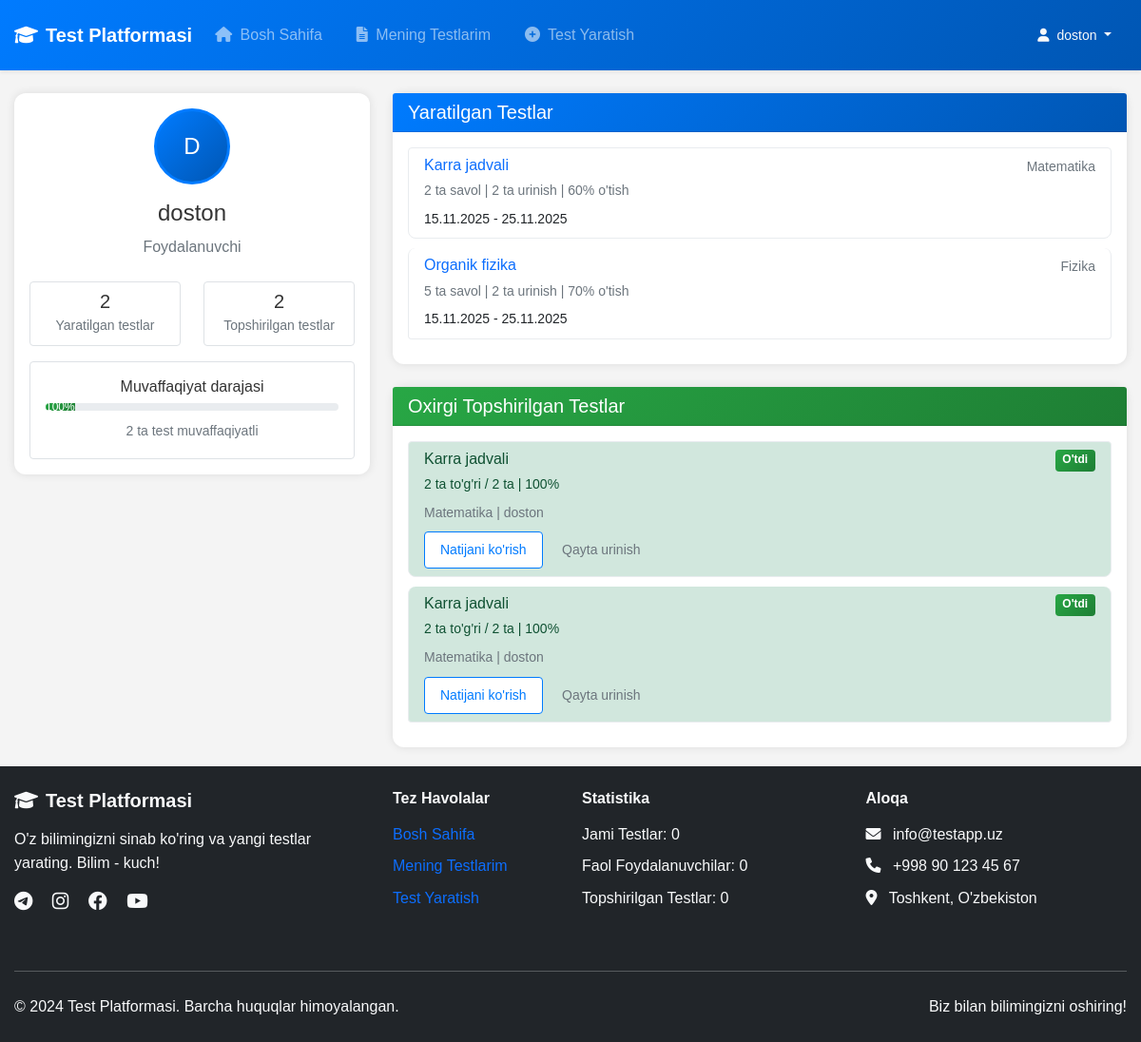
The app's page /profile/doston/ (signed in) with its own data.
### main/models.py (models this page shows, shortened)
class Test(models.Model):
    author = models.ForeignKey(User, on_delete=models.CASCADE)
    category = models.ForeignKey(Category, on_delete=models.CASCADE)
    title = models.CharField(max_length=200)
    maximum_attempts = models.PositiveBigIntegerField()
    start_date = models.DateTimeField(default=timezone.now)
    end_date = models.DateTimeField(default=timezone.now() + datetime.timedelta(days=10))
    pass_percentage = models.PositiveBigIntegerField()

class Category(models.Model):
    name = models.CharField(max_length=100)

class CheckTest(models.Model):
    student = models.ForeignKey(User, on_delete=models.CASCADE)
    test = models.ForeignKey(Test, on_delete=models.CASCADE)
    finded_questions = models.PositiveBigIntegerField(default=0)
    user_passed = models.BooleanField(default=False)
    percentage = models.PositiveBigIntegerField(default=0)

### main/views.py (the view)
# urls.py: path('profile/<str:username>/', views.profile, name='profile'),
@login_required(login_url='login')
def profile(request, username):
    user = get_object_or_404(User, username=username)
    user_tests = Test.objects.filter(author=user)
    user_checktests = CheckTest.objects.filter(student=user)
    total_tests_created = user_tests.count()
    total_tests_taken = user_checktests.count()
    passed_tests = user_checktests.filter(user_passed=True).count()
    context = {
        'profile_user': user,
        'user_tests': user_tests,
        'user_checktests': user_checktests.order_by('-id')[:10],
        'total_tests_created': total_tests_created,
        'total_tests_taken': total_tests_taken,
        'passed_tests': passed_tests,
        'success_rate': (passed_tests * 100 // total_tests_taken) if total_tests_taken > 0 else 0,
    }
    return render(request, 'profile.html', context)

### templates/profile.html (shortened to what this page needs)
{% extends "base.html" %}
{% block content %}
<div class="container mt-4">
    <div class="row">
        <div class="col-md-4">
            <div class="card">
                <div class="card-body text-center">
                    <div class="mb-3">
                        <div class="bg-primary text-white rounded-circle d-inline-flex align-items-center justify-content-center"
                             style="width: 80px; height: 80px; font-size: 24px;">
                            {{ profile_user.username|first|upper }}
                        </div>
                    </div>
                    <h4 class="card-title">{{ profile_user.username }}</h4>
                    <p class="text-muted">Foydalanuvchi</p>
                    <div class="row mt-4">
                        <div class="col-6">
                            <div class="border rounded p-2">
                                <h5 class="mb-0">{{ total_tests_created }}</h5>
                                <small class="text-muted">Yaratilgan testlar</small>
                            </div>
                        </div>
                        <div class="col-6">
                            <div class="border rounded p-2">
                                <h5 class="mb-0">{{ total_tests_taken }}</h5>
                                <small class="text-muted">Topshirilgan testlar</small>
                            </div>
                        </div>
                    </div>
                    <div class="mt-3">
                        <div class="border rounded p-3">
                            <h6 class="mb-2">Muvaffaqiyat darajasi</h6>
                            <div class="progress mb-2">
                                <div class="progress-bar bg-success" role="progressbar"
                                     style="width: {{ success_rate }} %;"
                                     aria-valuenow="{{ success_rate }}"
                                     aria-valuemin="0"
                                     aria-valuemax="100">
                                    {{ success_rate }}%
                                </div>
                            </div>
                            <small class="text-muted">{{ passed_tests }} ta test muvaffaqiyatli</small>
                        </div>
                    </div>
                </div>
            </div>
        </div>
        <div class="col-md-8">
            <div class="card mb-4">
                <div class="card-header bg-primary text-white">
                    <h5 class="mb-0">Yaratilgan Testlar</h5>
                </div>
                <div class="card-body">
                    {% if user_tests %}
                        <div class="list-group">
                            {% for test in user_tests %}
                            <div class="list-group-item">
                                <div class="d-flex w-100 justify-content-between">
                                    <h6 class="mb-1">
                                        <a href="{% url 'ready_to_test' test.id %}" class="text-decoration-none">
                                            {{ test.title }}
                                        </a>
                                    </h6>
                                    <small class="text-muted">{{ test.category.name }}</small>
                                </div>
                                <p class="mb-1">
                                    <small class="text-muted">
                                        {{ test.question_set.count }} ta savol |
                                        {{ test.maximum_attempts }} ta urinish |
                                        {{ test.pass_percentage }}% o'tish
                                    </small>
                                </p>
                                <small>
                                    {{ test.start_date|date:"d.m.Y" }} - {{ test.end_date|date:"d.m.Y" }}
                                </small>
                            </div>
                            {% endfor %}
                        </div>
                    {% else %}
                        <p class="text-muted mb-0">Hali test yaratilmagan</p>
                    {% endif %}
                </div>
            </div>
            <div class="card">
                <div class="card-header bg-success text-white">
                    <h5 class="mb-0">Oxirgi Topshirilgan Testlar</h5>
                </div>
                <div class="card-body">
                    {% if user_checktests %}
                        <div class="list-group">
                            {% for checktest in user_checktests %}
                            <div class="list-group-item {% if checktest.user_passed %}list-group-item-success{% else %}list-group-item-danger{% endif %}">
                                <div class="d-flex w-100 justify-content-between">
                                    <h6 class="mb-1">{{ checktest.test.title }}</h6>
                                    <span class="badge {% if checktest.user_passed %}bg-success{% else %}bg-danger{% endif %}">
                                        {% if checktest.user_passed %}O'tdi{% else %}O'tmadi{% endif %}
                                    </span>
                                </div>
                                <p class="mb-1">
                                    <small>
                                        {{ checktest.finded_questions }} ta to'g'ri / {{ checktest.test.question_set.count }} ta
                                        | {{ checktest.percentage }}%
                                    </small>
                                </p>
                                <small class="text-muted">
                                    {{ checktest.test.category.name }} |
                                    {{ checktest.test.author.username }}
                                </small>
                                <div class="mt-2">
                                    <a href="{% url 'test_result' checktest.id %}" class="btn btn-sm btn-outline-primary">
                                        Natijani ko'rish
                                    </a>
                                    <a href="{% url 'ready_to_test' checktest.test.id %}" class="btn btn-sm btn-outline-secondary">
                                        Qayta urinish
                                    </a>
                                </div>
                            </div>
                            {% endfor %}
                        </div>
                    {% else %}
                        <p class="text-muted mb-0">Hali test topshirilmagan</p>
                    {% endif %}
                </div>
            </div>
        </div>
    </div>
</div>
{% endblock content %}

### templates/base.html (shortened to what this page needs)
{% load static %}
<!DOCTYPE html>
<html lang="en">
<head>
    <link href="https://cdn.jsdelivr.net/npm/bootstrap@5.1.3/dist/css/bootstrap.min.css" rel="stylesheet">
    <link href="https://cdnjs.cloudflare.com/ajax/libs/font-awesome/6.0.0/css/all.min.css" rel="stylesheet">
    <link rel="stylesheet" type="text/css" href="{% static 'style.css' %}">
</head>
<body class="d-flex flex-column min-vh-100">
    <nav class="navbar navbar-expand-lg navbar-dark bg-primary shadow-sm">
        <div class="container">
            <a class="navbar-brand fw-bold" href="/">
                <i class="fas fa-graduation-cap me-2"></i>Test Platformasi
            </a>
            <div class="collapse navbar-collapse" id="navbarContent">
                <ul class="navbar-nav me-auto">
                    <li class="nav-item">
                        <a class="nav-link" href="{% url 'index' %}">
                            <i class="fas fa-home me-1"></i> Bosh Sahifa
                        </a>
                    </li>
                    {% if user.is_authenticated %}
                    <li class="nav-item">
                        <a class="nav-link" href="{% url 'my_tests' %}">
                            <i class="fas fa-file-alt me-1"></i> Mening Testlarim
                        </a>
                    </li>
                    <li class="nav-item">
                        <a class="nav-link" href="{% url 'create_test' %}">
                            <i class="fas fa-plus-circle me-1"></i> Test Yaratish
                        </a>
                    </li>
                    {% endif %}
                </ul>
                <div class="d-flex align-items-center">
                    {% if user.is_authenticated %}
                    <div class="dropdown">
                        <button class="btn btn-outline-light dropdown-toggle" type="button" data-bs-toggle="dropdown">
                            <i class="fas fa-user me-1"></i> {{ user.username }}
                        </button>
                    </div>
                    {% endif %}
                </div>
            </div>
        </div>
    </nav>
    <main class="flex-grow-1">
        {% block content %}
        {% endblock content %}
    </main>
    <footer class="bg-dark text-light py-4 mt-auto">
        <div class="container">
            <div class="row">
                <div class="col-lg-4 col-md-6 mb-4">
                    <h5 class="fw-bold mb-3">
                        <i class="fas fa-graduation-cap me-2"></i>Test Platformasi
                    </h5>
                    <p class="text-light-50">
                        O'z bilimingizni sinab ko'ring va yangi testlar yarating.
                        Bilim - kuch!
                    </p>
                    <div class="social-links">
                        <a href="#" class="text-light me-3"><i class="fab fa-telegram fa-lg"></i></a>
                        <a href="#" class="text-light me-3"><i class="fab fa-instagram fa-lg"></i></a>
                        <a href="#" class="text-light me-3"><i class="fab fa-facebook fa-lg"></i></a>
                        <a href="#" class="text-light"><i class="fab fa-youtube fa-lg"></i></a>
                    </div>
                </div>
                <div class="col-lg-2 col-md-6 mb-4">
                    <h6 class="fw-bold mb-3">Tez Havolalar</h6>
                    <ul class="list-unstyled">
                        <li class="mb-2">
                            <a href="{% url 'index' %}" class="text-light-50 text-decoration-none">Bosh Sahifa</a>
                        </li>
                        {% if user.is_authenticated %}
                        <li class="mb-2">
                            <a href="{% url 'my_tests' %}" class="text-light-50 text-decoration-none">Mening Testlarim</a>
                        </li>
                        <li class="mb-2">
                            <a href="{% url 'create_test' %}" class="text-light-50 text-decoration-none">Test Yaratish</a>
                        </li>
                        {% endif %}
                    </ul>
                </div>
                <div class="col-lg-3 col-md-6 mb-4">
                    <h6 class="fw-bold mb-3">Statistika</h6>
                    <ul class="list-unstyled">
                        <li class="mb-2">
                            <span class="text-light-50">Jami Testlar: {% if total_tests_count %}{{ total_tests_count }}{% else %}0{% endif %}</span>
                        </li>
                        <li class="mb-2">
                            <span class="text-light-50">Faol Foydalanuvchilar: {% if active_users_count %}{{ active_users_count }}{% else %}0{% endif %}</span>
                        </li>
                        <li class="mb-2">
                            <span class="text-light-50">Topshirilgan Testlar: {% if completed_tests_count %}{{ completed_tests_count }}{% else %}0{% endif %}</span>
                        </li>
                    </ul>
                </div>
                <div class="col-lg-3 col-md-6 mb-4">
                    <h6 class="fw-bold mb-3">Aloqa</h6>
                    <ul class="list-unstyled">
                        <li class="mb-2">
                            <i class="fas fa-envelope me-2"></i>
                            <span class="text-light-50">info@testapp.uz</span>
                        </li>
                        <li class="mb-2">
                            <i class="fas fa-phone me-2"></i>
                            <span class="text-light-50">+998 90 123 45 67</span>
                        </li>
                        <li class="mb-2">
                            <i class="fas fa-map-marker-alt me-2"></i>
                            <span class="text-light-50">Toshkent, O'zbekiston</span>
                        </li>
                    </ul>
                </div>
            </div>
            <hr class="bg-light my-4">
            <div class="row align-items-center">
                <div class="col-md-6 text-center text-md-start">
                    <p class="mb-0 text-light-50">
                        &copy; 2024 Test Platformasi. Barcha huquqlar himoyalangan.
                    </p>
                </div>
                <div class="col-md-6 text-center text-md-end">
                    <p class="mb-0 text-light-50">
                        Biz bilan bilimingizni oshiring!
                    </p>
                </div>
            </div>
        </div>
    </footer>
</body>
</html>

### records on screen
Test: title "Karra jadvali", category.name "Matematika", question_set.count "2", maximum_attempts "2", pass_percentage "60", start_date "15.11.2025", end_date "25.11.2025"
Test: title "Organik fizika", category.name "Fizika", question_set.count "5", maximum_attempts "2", pass_percentage "70", start_date "15.11.2025", end_date "25.11.2025"
CheckTest: test "Karra jadvali", user_passed "O'tdi", finded_questions "2", test.question_set.count "2", percentage "100", test.category.name "Matematika", test.author.username "doston"
CheckTest: test "Karra jadvali", user_passed "O'tdi", finded_questions "2", test.question_set.count "2", percentage "100", test.category.name "Matematika", test.author.username "doston"

### other values on screen
{{ user.username }} "doston"
{{ profile_user.username|first|upper }} "D"
{{ profile_user.username }} "doston"
{{ total_tests_created }} "2"
{{ total_tests_taken }} "2"
{{ success_rate }} "100"
{{ passed_tests }} "2"
